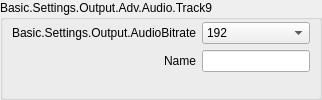
                            <widget class="QGroupBox" name="groupBox_15">
                             <property name="sizePolicy">
                              <sizepolicy hsizetype="Preferred" vsizetype="Preferred">
                               <horstretch>0</horstretch>
                               <verstretch>0</verstretch>
                              </sizepolicy>
                             </property>
                             <property name="title">
                              <string>Basic.Settings.Output.Adv.Audio.Track9</string>
                             </property>
                             <layout class="QFormLayout" name="formLayout_29">
                              <property name="fieldGrowthPolicy">
                               <enum>QFormLayout::AllNonFixedFieldsGrow</enum>
                              </property>
                              <property name="labelAlignment">
                               <set>Qt::AlignRight|Qt::AlignTrailing|Qt::AlignVCenter</set>
                              </property>
                              <property name="leftMargin">
                               <number>9</number>
                              </property>
                              <property name="topMargin">
                               <number>2</number>
                              </property>
                              <property name="rightMargin">
                               <number>9</number>
                              </property>
                              <property name="bottomMargin">
                               <number>9</number>
                              </property>
                              <item row="0" column="0">
                               <widget class="QLabel" name="advOutTrack9BitrateLabel">
                                <property name="minimumSize">
                                 <size>
                                  <width>170</width>
                                  <height>0</height>
                                 </size>
                                </property>
                                <property name="text">
                                 <string>Basic.Settings.Output.AudioBitrate</string>
                                </property>
                                <property name="alignment">
                                 <set>Qt::AlignRight|Qt::AlignTrailing|Qt::AlignVCenter</set>
                                </property>
                                <property name="buddy">
                                 <cstring>advOutTrack9Bitrate</cstring>
                                </property>
                               </widget>
                              </item>
                              <item row="0" column="1">
                               <widget class="QComboBox" name="advOutTrack9Bitrate">
                                <property name="sizePolicy">
                                 <sizepolicy hsizetype="Preferred" vsizetype="Preferred">
                                  <horstretch>0</horstretch>
                                  <verstretch>0</verstretch>
                                 </sizepolicy>
                                </property>
                                <property name="currentIndex">
                                 <number>8</number>
                                </property>
                                <item><property name="text"><string>32</string></property></item>
                                <item><property name="text"><string>48</string></property></item>
                                <item><property name="text"><string>64</string></property></item>
                                <item><property name="text"><string>80</string></property></item>
                                <item><property name="text"><string>96</string></property></item>
                                <item><property name="text"><string>112</string></property></item>
                                <item><property name="text"><string>128</string></property></item>
                                <item><property name="text"><string>160</string></property></item>
                                <item><property name="text"><string>192</string></property></item>
                                <item><property name="text"><string>256</string></property></item>
                                <item><property name="text"><string>320</string></property></item>
                               </widget>
                              </item>
                              <item row="1" column="0">
                               <widget class="QLabel" name="label_65">
                                <property name="text">
                                 <string>Name</string>
                                </property>
                                <property name="buddy">
                                 <cstring>advOutTrack9Name</cstring>
                                </property>
                               </widget>
                              </item>
                              <item row="1" column="1">
                               <widget class="QLineEdit" name="advOutTrack9Name">
                                <property name="sizePolicy">
                                 <sizepolicy hsizetype="Expanding" vsizetype="Preferred">
                                  <horstretch>0</horstretch>
                                  <verstretch>0</verstretch>
                                 </sizepolicy>
                                </property>
                               </widget>
                              </item>
                             </layout>
                            </widget>
